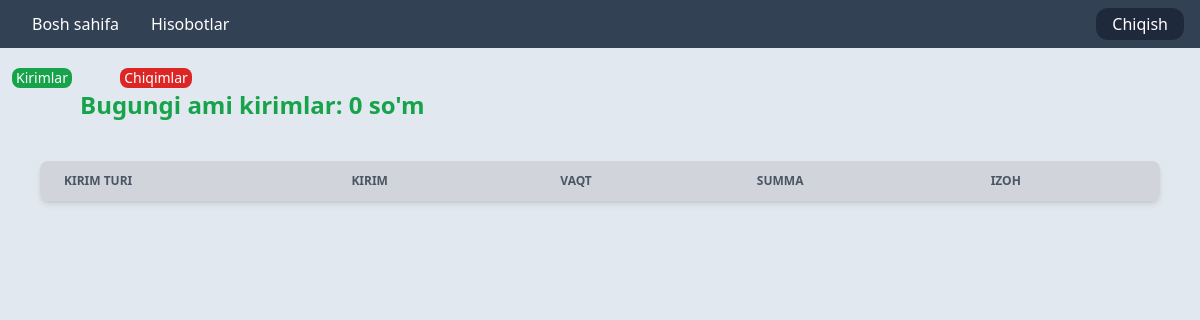
Before: /filter_today_incomes/ (signed in) with the older database file.
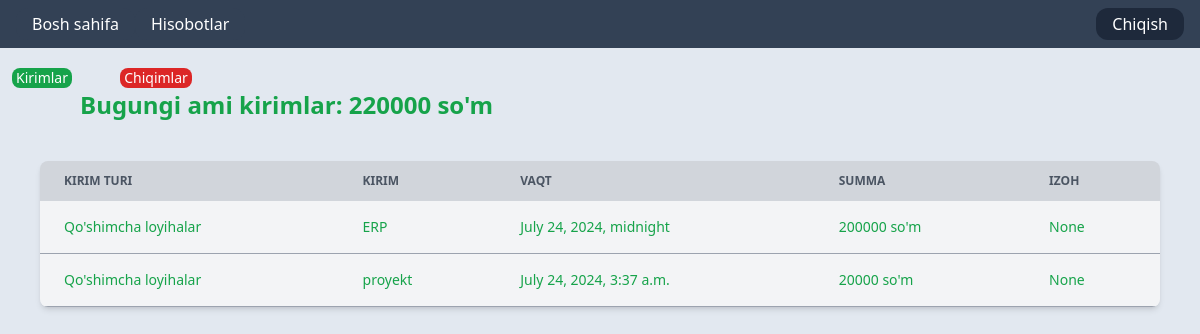
After: the same page with the newer database file.
### app_income_expense/models.py (models this page shows, shortened)
class Incomes(models.Model):
    user = models.ForeignKey(Users, on_delete=models.CASCADE)
    income_type = models.ForeignKey(IncomeTypes, on_delete=models.CASCADE)
    earned_from = models.CharField(max_length=800)
    amount = models.IntegerField()
    comment = models.CharField(max_length=400, null=True, blank=True)
    timestamp = models.DateTimeField(auto_now=True)
    class Meta:
        db_table = 'Incomes'

class IncomeTypes(models.Model):
    name = models.CharField(max_length=200, unique=True)
    class Meta:
        db_table = 'IncomeTypes'
    def __str__(self):
        return self.name

### app_income_expense/views.py (the view)
# urls.py: path('filter_today_incomes/', views.FilterTodayIncomes.as_view(), name='filter-today-incomes'),
class FilterTodayIncomes(View):
    def get(self, request):
        today = date.today()
        incomes = models.Incomes.objects.filter(user=request.user, timestamp__date=today)
        income_amount = 0
        for i in models.Incomes.objects.filter(user=request.user, timestamp__date=today):
            income_amount += i.amount
        context = {
            'incomes': incomes,
            'income_amount': income_amount
        }
        return render(request, 'income_expenses/reports/filter_today_incomes.html', context=context)

### templates/income_expenses/reports/filter_today_incomes.html (shortened to what this page needs)
{% extends 'base.html' %}
{% block content %}
<div class="bg-green-600 mr-110 inline-block  ml-3 mt-5 rounded-lg w-min pl-1 pr-1">
    <p class="text-white text-sm">Kirimlar</p>
</div>
<a href="{% url 'filter-today-expenses' %}">
    <div class="bg-red-600 mr-110 inline-block  ml-11 mt-5 rounded-lg w-min pl-1 pr-1">
        <p class="text-white text-sm">Chiqimlar</p>
    </div>
</a>
<div class="text-green-600 text-2xl font-semibold ml-20">
    Bugungi ami kirimlar: {{ income_amount }} so'm
</div>
    <div class=" mt-10 ml-10 mr-10 relative overflow-x-auto shadow-md sm:rounded-lg">
        <table class="w-full text-sm text-left rtl:text-right">
            <thead class="text-xs text-white uppercase bg-gray-300 dark:text-white">
                <tr>
                    <th scope="col" class="text-gray-600 px-6 py-3">
                        Kirim turi
                    </th>
                    <th scope="col" class="text-gray-600 px-6 py-3">
                        Kirim
                    </th>
                    <th scope="col" class="px-6 py-3 text-gray-600">
                        vaqt
                    </th>
                    <th scope="col" class="px-6 py-3 text-gray-600">
                        summa
                    </th>
                    <th scope="col" class=" text-gray-600 px-6 py-3">
                        Izoh
                    </th>
                </tr>
            </thead>
            {% for income in incomes %}
                    <tbody>
                        <tr class="bg-gray-100 border-b border-gray-400">
                            <th scope="row" class="text-green-600 px-6 py-4 font-medium">
                                {{ income.income_type }}
                            </th>
                            <th scope="row" class="text-green-600 px-6 py-4 font-medium">
                                {{ income.earned_from }}
                            </th>
                            <td class="text-green-600 px-6 py-4 ">
                                {{ income.timestamp }}
                            </td>
                            <td class="text-green-600 px-6 py-4">
                                {{ income.amount }} so'm
                            </td>
                            <td class="text-green-600 px-6 py-4">
                                {{ income.comment }}
                            </td>
                        </tr>
                    </tbody>
            {% endfor %}
        </table>
    </div>
{% endblock content %}

Changed rows visible on the page:
added Incomes: income_type "Qo'shimcha loyihalar", earned_from "ERP", timestamp "July 24, 2024, midnight", amount "200000", comment "None"
added Incomes: income_type "Qo'shimcha loyihalar", earned_from "proyekt", timestamp "July 24, 2024, 3:37 a.m.", amount "20000", comment "None"
Other visible differences:
{{ income_amount }}: "0" → "220000"
